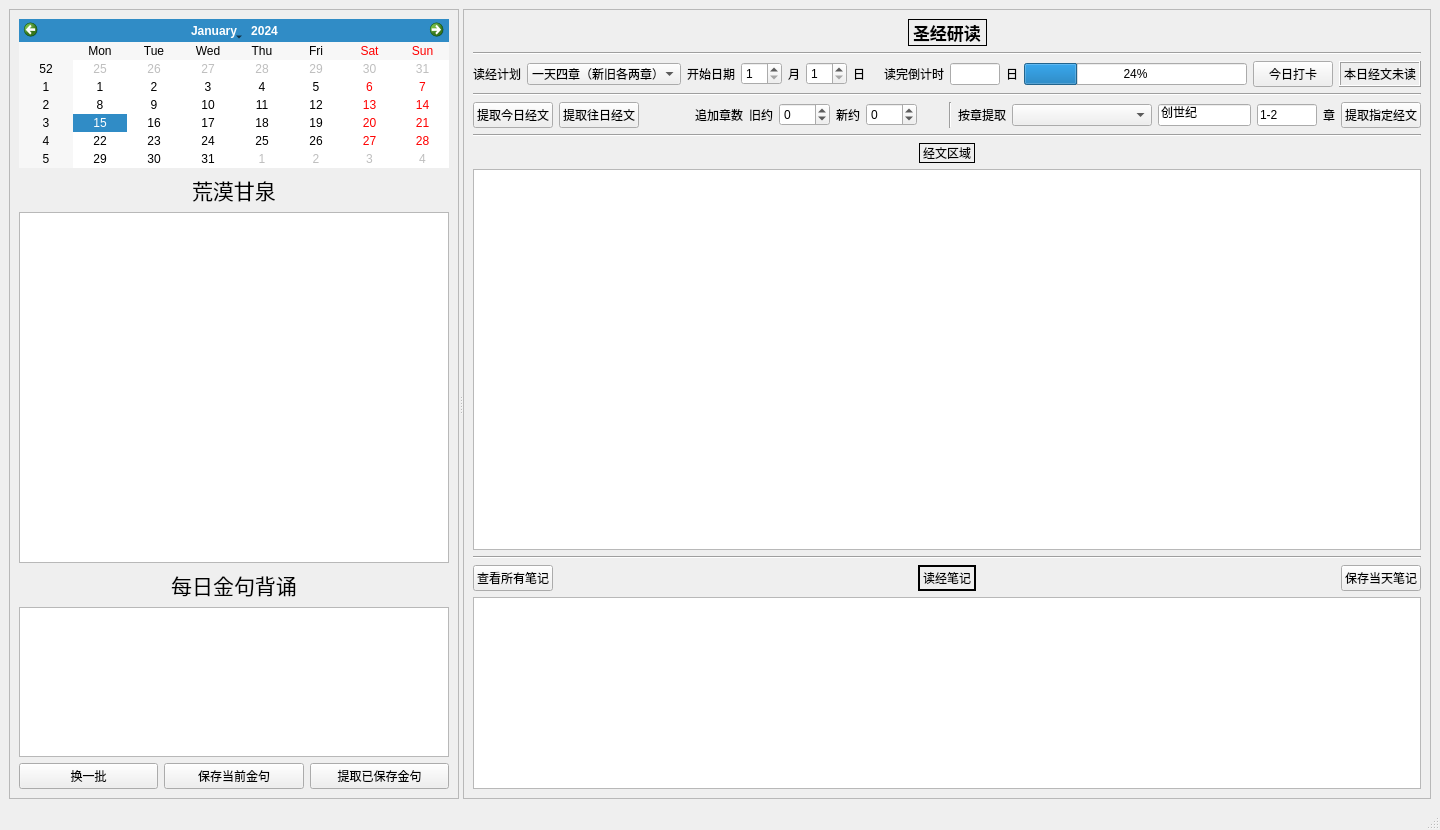
<?xml version="1.0" encoding="UTF-8"?>
<ui version="4.0">
 <class>MainWindow</class>
 <widget class="QMainWindow" name="MainWindow">
  <property name="geometry">
   <rect>
    <x>0</x>
    <y>0</y>
    <width>1440</width>
    <height>830</height>
   </rect>
  </property>
  <property name="windowTitle">
   <string>MainWindow</string>
  </property>
  <widget class="QWidget" name="centralwidget">
   <layout class="QHBoxLayout" name="horizontalLayout">
    <item>
     <widget class="QSplitter" name="splitter">
      <property name="orientation">
       <enum>Qt::Horizontal</enum>
      </property>
      <widget class="QFrame" name="frame">
       <property name="sizePolicy">
        <sizepolicy hsizetype="Minimum" vsizetype="Preferred">
         <horstretch>0</horstretch>
         <verstretch>0</verstretch>
        </sizepolicy>
       </property>
       <property name="minimumSize">
        <size>
         <width>450</width>
         <height>0</height>
        </size>
       </property>
       <property name="frameShape">
        <enum>QFrame::StyledPanel</enum>
       </property>
       <property name="frameShadow">
        <enum>QFrame::Raised</enum>
       </property>
       <layout class="QVBoxLayout" name="verticalLayout">
        <item>
         <widget class="QCalendarWidget" name="calendarWidget">
          <property name="sizePolicy">
           <sizepolicy hsizetype="Minimum" vsizetype="Maximum">
            <horstretch>0</horstretch>
            <verstretch>0</verstretch>
           </sizepolicy>
          </property>
         </widget>
        </item>
        <item>
         <layout class="QHBoxLayout" name="horizontalLayout_2">
          <item>
           <spacer name="horizontalSpacer">
            <property name="orientation">
             <enum>Qt::Horizontal</enum>
            </property>
            <property name="sizeHint" stdset="0">
             <size>
              <width>40</width>
              <height>20</height>
             </size>
            </property>
           </spacer>
          </item>
          <item>
           <widget class="QLabel" name="label">
            <property name="font">
             <font>
              <pointsize>16</pointsize>
             </font>
            </property>
            <property name="text">
             <string>荒漠甘泉</string>
            </property>
           </widget>
          </item>
          <item>
           <spacer name="horizontalSpacer_2">
            <property name="orientation">
             <enum>Qt::Horizontal</enum>
            </property>
            <property name="sizeHint" stdset="0">
             <size>
              <width>40</width>
              <height>20</height>
             </size>
            </property>
           </spacer>
          </item>
         </layout>
        </item>
        <item>
         <widget class="QTextBrowser" name="textBrowser">
          <property name="font">
           <font>
            <family>PingFang SC</family>
            <pointsize>13</pointsize>
            <italic>false</italic>
           </font>
          </property>
          <property name="layoutDirection">
           <enum>Qt::LeftToRight</enum>
          </property>
         </widget>
        </item>
        <item>
         <widget class="QLabel" name="label_17">
          <property name="font">
           <font>
            <pointsize>16</pointsize>
           </font>
          </property>
          <property name="text">
           <string>每日金句背诵</string>
          </property>
          <property name="alignment">
           <set>Qt::AlignCenter</set>
          </property>
         </widget>
        </item>
        <item>
         <widget class="QTextBrowser" name="textBrowser_scripture">
          <property name="sizePolicy">
           <sizepolicy hsizetype="Expanding" vsizetype="Maximum">
            <horstretch>0</horstretch>
            <verstretch>0</verstretch>
           </sizepolicy>
          </property>
          <property name="maximumSize">
           <size>
            <width>1900000</width>
            <height>150</height>
           </size>
          </property>
         </widget>
        </item>
        <item>
         <layout class="QHBoxLayout" name="horizontalLayout_8">
          <item>
           <widget class="QPushButton" name="pushButton_change">
            <property name="text">
             <string>换一批</string>
            </property>
           </widget>
          </item>
          <item>
           <widget class="QPushButton" name="pushButton_save_current">
            <property name="text">
             <string>保存当前金句</string>
            </property>
           </widget>
          </item>
          <item>
           <widget class="QPushButton" name="pushButton_load_saved">
            <property name="text">
             <string>提取已保存金句</string>
            </property>
           </widget>
          </item>
         </layout>
        </item>
       </layout>
      </widget>
      <widget class="QFrame" name="frame_2">
       <property name="sizePolicy">
        <sizepolicy hsizetype="Minimum" vsizetype="Preferred">
         <horstretch>0</horstretch>
         <verstretch>0</verstretch>
        </sizepolicy>
       </property>
       <property name="minimumSize">
        <size>
         <width>900</width>
         <height>0</height>
        </size>
       </property>
       <property name="maximumSize">
        <size>
         <width>16777215</width>
         <height>16777215</height>
        </size>
       </property>
       <property name="frameShape">
        <enum>QFrame::StyledPanel</enum>
       </property>
       <property name="frameShadow">
        <enum>QFrame::Raised</enum>
       </property>
       <layout class="QVBoxLayout" name="verticalLayout_2">
        <item>
         <layout class="QHBoxLayout" name="horizontalLayout_3">
          <item>
           <spacer name="horizontalSpacer_3">
            <property name="orientation">
             <enum>Qt::Horizontal</enum>
            </property>
            <property name="sizeHint" stdset="0">
             <size>
              <width>40</width>
              <height>20</height>
             </size>
            </property>
           </spacer>
          </item>
          <item>
           <widget class="QLabel" name="label_2">
            <property name="font">
             <font>
              <pointsize>13</pointsize>
              <weight>75</weight>
              <bold>true</bold>
             </font>
            </property>
            <property name="frameShape">
             <enum>QFrame::Panel</enum>
            </property>
            <property name="text">
             <string>圣经研读</string>
            </property>
           </widget>
          </item>
          <item>
           <spacer name="horizontalSpacer_4">
            <property name="orientation">
             <enum>Qt::Horizontal</enum>
            </property>
            <property name="sizeHint" stdset="0">
             <size>
              <width>40</width>
              <height>20</height>
             </size>
            </property>
           </spacer>
          </item>
         </layout>
        </item>
        <item>
         <widget class="Line" name="line_2">
          <property name="orientation">
           <enum>Qt::Horizontal</enum>
          </property>
         </widget>
        </item>
        <item>
         <layout class="QHBoxLayout" name="horizontalLayout_4">
          <item>
           <widget class="QLabel" name="label_3">
            <property name="text">
             <string>读经计划</string>
            </property>
           </widget>
          </item>
          <item>
           <widget class="QComboBox" name="comboBox_plan">
            <item>
             <property name="text">
              <string>一天四章（新旧各两章）</string>
             </property>
            </item>
            <item>
             <property name="text">
              <string>一天两章（顺序）</string>
             </property>
            </item>
           </widget>
          </item>
          <item>
           <widget class="QLabel" name="label_4">
            <property name="text">
             <string>开始日期</string>
            </property>
           </widget>
          </item>
          <item>
           <widget class="QSpinBox" name="spinBox_start_month">
            <property name="minimum">
             <number>1</number>
            </property>
            <property name="maximum">
             <number>12</number>
            </property>
           </widget>
          </item>
          <item>
           <widget class="QLabel" name="label_5">
            <property name="text">
             <string>月</string>
            </property>
           </widget>
          </item>
          <item>
           <widget class="QSpinBox" name="spinBox_start_date">
            <property name="minimum">
             <number>1</number>
            </property>
            <property name="maximum">
             <number>31</number>
            </property>
           </widget>
          </item>
          <item>
           <widget class="QLabel" name="label_6">
            <property name="text">
             <string>日</string>
            </property>
           </widget>
          </item>
          <item>
           <widget class="QLabel" name="label_13">
            <property name="text">
             <string/>
            </property>
           </widget>
          </item>
          <item>
           <widget class="QLabel" name="label_7">
            <property name="text">
             <string>读完倒计时</string>
            </property>
           </widget>
          </item>
          <item>
           <widget class="QLineEdit" name="lineEdit_count_down">
            <property name="sizePolicy">
             <sizepolicy hsizetype="Fixed" vsizetype="Fixed">
              <horstretch>0</horstretch>
              <verstretch>0</verstretch>
             </sizepolicy>
            </property>
            <property name="maximumSize">
             <size>
              <width>50</width>
              <height>16777215</height>
             </size>
            </property>
           </widget>
          </item>
          <item>
           <widget class="QLabel" name="label_8">
            <property name="text">
             <string>日</string>
            </property>
           </widget>
          </item>
          <item>
           <widget class="QProgressBar" name="progressBar">
            <property name="value">
             <number>24</number>
            </property>
           </widget>
          </item>
          <item>
           <widget class="QPushButton" name="pushButton_check">
            <property name="text">
             <string>今日打卡</string>
            </property>
           </widget>
          </item>
          <item>
           <widget class="QLabel" name="label_check">
            <property name="frameShape">
             <enum>QFrame::Box</enum>
            </property>
            <property name="frameShadow">
             <enum>QFrame::Raised</enum>
            </property>
            <property name="text">
             <string>本日经文未读</string>
            </property>
            <property name="wordWrap">
             <bool>true</bool>
            </property>
           </widget>
          </item>
         </layout>
        </item>
        <item>
         <widget class="Line" name="line_5">
          <property name="orientation">
           <enum>Qt::Horizontal</enum>
          </property>
         </widget>
        </item>
        <item>
         <layout class="QHBoxLayout" name="horizontalLayout_5">
          <item>
           <widget class="QPushButton" name="pushButton_today">
            <property name="text">
             <string>提取今日经文</string>
            </property>
           </widget>
          </item>
          <item>
           <widget class="QPushButton" name="pushButton_before">
            <property name="text">
             <string>提取往日经文</string>
            </property>
           </widget>
          </item>
          <item>
           <spacer name="horizontalSpacer_10">
            <property name="orientation">
             <enum>Qt::Horizontal</enum>
            </property>
            <property name="sizeHint" stdset="0">
             <size>
              <width>40</width>
              <height>20</height>
             </size>
            </property>
           </spacer>
          </item>
          <item>
           <spacer name="horizontalSpacer_11">
            <property name="orientation">
             <enum>Qt::Horizontal</enum>
            </property>
            <property name="sizeHint" stdset="0">
             <size>
              <width>40</width>
              <height>20</height>
             </size>
            </property>
           </spacer>
          </item>
          <item>
           <widget class="QLabel" name="label_14">
            <property name="text">
             <string>追加章数</string>
            </property>
           </widget>
          </item>
          <item>
           <widget class="QLabel" name="label_15">
            <property name="text">
             <string>旧约</string>
            </property>
           </widget>
          </item>
          <item>
           <widget class="QSpinBox" name="spinBox_more_old">
            <property name="minimum">
             <number>-100</number>
            </property>
           </widget>
          </item>
          <item>
           <widget class="QLabel" name="label_16">
            <property name="text">
             <string>新约</string>
            </property>
           </widget>
          </item>
          <item>
           <widget class="QSpinBox" name="spinBox_more_new">
            <property name="minimum">
             <number>-100</number>
            </property>
           </widget>
          </item>
          <item>
           <spacer name="horizontalSpacer_9">
            <property name="orientation">
             <enum>Qt::Horizontal</enum>
            </property>
            <property name="sizeHint" stdset="0">
             <size>
              <width>40</width>
              <height>20</height>
             </size>
            </property>
           </spacer>
          </item>
          <item>
           <widget class="Line" name="line">
            <property name="orientation">
             <enum>Qt::Vertical</enum>
            </property>
           </widget>
          </item>
          <item>
           <widget class="QLabel" name="label_9">
            <property name="text">
             <string>按章提取</string>
            </property>
           </widget>
          </item>
          <item>
           <widget class="QComboBox" name="comboBox_book">
            <property name="minimumSize">
             <size>
              <width>140</width>
              <height>0</height>
             </size>
            </property>
           </widget>
          </item>
          <item>
           <widget class="QLineEdit" name="lineEdit_book">
            <property name="text">
             <string>创世纪</string>
            </property>
           </widget>
          </item>
          <item>
           <widget class="QLineEdit" name="lineEdit_book_chapter">
            <property name="sizePolicy">
             <sizepolicy hsizetype="Fixed" vsizetype="Fixed">
              <horstretch>0</horstretch>
              <verstretch>0</verstretch>
             </sizepolicy>
            </property>
            <property name="maximumSize">
             <size>
              <width>60</width>
              <height>16777215</height>
             </size>
            </property>
            <property name="text">
             <string>1-2</string>
            </property>
           </widget>
          </item>
          <item>
           <widget class="QLabel" name="label_10">
            <property name="text">
             <string>章</string>
            </property>
           </widget>
          </item>
          <item>
           <widget class="QPushButton" name="pushButton_specified">
            <property name="text">
             <string>提取指定经文</string>
            </property>
           </widget>
          </item>
         </layout>
        </item>
        <item>
         <widget class="Line" name="line_3">
          <property name="orientation">
           <enum>Qt::Horizontal</enum>
          </property>
         </widget>
        </item>
        <item>
         <layout class="QHBoxLayout" name="horizontalLayout_7">
          <item>
           <spacer name="horizontalSpacer_7">
            <property name="orientation">
             <enum>Qt::Horizontal</enum>
            </property>
            <property name="sizeHint" stdset="0">
             <size>
              <width>40</width>
              <height>20</height>
             </size>
            </property>
           </spacer>
          </item>
          <item>
           <widget class="QLabel" name="label_12">
            <property name="frameShape">
             <enum>QFrame::Panel</enum>
            </property>
            <property name="text">
             <string>经文区域</string>
            </property>
           </widget>
          </item>
          <item>
           <spacer name="horizontalSpacer_8">
            <property name="orientation">
             <enum>Qt::Horizontal</enum>
            </property>
            <property name="sizeHint" stdset="0">
             <size>
              <width>40</width>
              <height>20</height>
             </size>
            </property>
           </spacer>
          </item>
         </layout>
        </item>
        <item>
         <widget class="QTextBrowser" name="textBrowser_bible">
          <property name="font">
           <font>
            <pointsize>14</pointsize>
           </font>
          </property>
         </widget>
        </item>
        <item>
         <widget class="Line" name="line_4">
          <property name="orientation">
           <enum>Qt::Horizontal</enum>
          </property>
         </widget>
        </item>
        <item>
         <layout class="QHBoxLayout" name="horizontalLayout_6">
          <item>
           <widget class="QPushButton" name="pushButton_load">
            <property name="text">
             <string>查看所有笔记</string>
            </property>
           </widget>
          </item>
          <item>
           <spacer name="horizontalSpacer_5">
            <property name="orientation">
             <enum>Qt::Horizontal</enum>
            </property>
            <property name="sizeHint" stdset="0">
             <size>
              <width>40</width>
              <height>20</height>
             </size>
            </property>
           </spacer>
          </item>
          <item>
           <widget class="QLabel" name="label_11">
            <property name="frameShape">
             <enum>QFrame::WinPanel</enum>
            </property>
            <property name="text">
             <string>读经笔记</string>
            </property>
           </widget>
          </item>
          <item>
           <spacer name="horizontalSpacer_6">
            <property name="orientation">
             <enum>Qt::Horizontal</enum>
            </property>
            <property name="sizeHint" stdset="0">
             <size>
              <width>40</width>
              <height>20</height>
             </size>
            </property>
           </spacer>
          </item>
          <item>
           <widget class="QPushButton" name="pushButton_save">
            <property name="text">
             <string>保存当天笔记</string>
            </property>
           </widget>
          </item>
         </layout>
        </item>
        <item>
         <widget class="QPlainTextEdit" name="plainTextEdit">
          <property name="sizePolicy">
           <sizepolicy hsizetype="Expanding" vsizetype="Minimum">
            <horstretch>0</horstretch>
            <verstretch>0</verstretch>
           </sizepolicy>
          </property>
         </widget>
        </item>
       </layout>
      </widget>
     </widget>
    </item>
   </layout>
  </widget>
  <widget class="QMenuBar" name="menubar">
   <property name="geometry">
    <rect>
     <x>0</x>
     <y>0</y>
     <width>1440</width>
     <height>22</height>
    </rect>
   </property>
  </widget>
  <widget class="QStatusBar" name="statusbar"/>
 </widget>
 <resources/>
 <connections/>
</ui>
